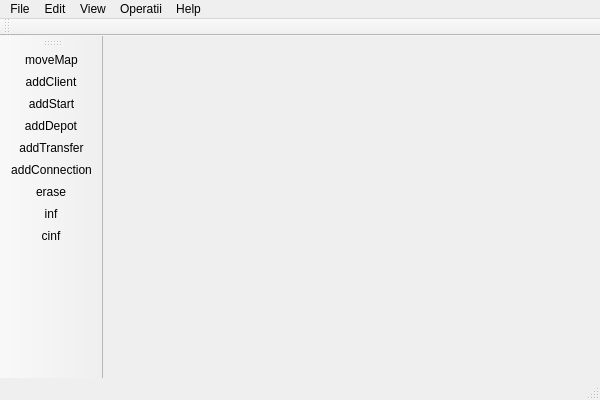
<?xml version="1.0" encoding="UTF-8"?>
<ui version="4.0">
 <class>VRPMapEditorQtClass</class>
 <widget class="QMainWindow" name="VRPMapEditorQtClass">
  <property name="geometry">
   <rect>
    <x>0</x>
    <y>0</y>
    <width>600</width>
    <height>400</height>
   </rect>
  </property>
  <property name="windowTitle">
   <string>VRPMapEditorQt</string>
  </property>
  <widget class="CCentralWidget" name="centralWidget"/>
  <widget class="QMenuBar" name="menuBar">
   <property name="geometry">
    <rect>
     <x>0</x>
     <y>0</y>
     <width>600</width>
     <height>21</height>
    </rect>
   </property>
   <widget class="QMenu" name="menuFile">
    <property name="title">
     <string>File</string>
    </property>
    <addaction name="actionNew"/>
    <addaction name="actionOpen"/>
    <addaction name="actionSave"/>
    <addaction name="actionSave_As"/>
    <addaction name="separator"/>
    <addaction name="actionImport_Xml"/>
   </widget>
   <widget class="QMenu" name="menuEdit">
    <property name="title">
     <string>Edit</string>
    </property>
   </widget>
   <widget class="QMenu" name="menuView">
    <property name="title">
     <string>View</string>
    </property>
   </widget>
   <widget class="QMenu" name="menuOperatii">
    <property name="title">
     <string>Operatii</string>
    </property>
    <addaction name="actionGenereaza_muchii"/>
    <addaction name="actionGenereaza_rute"/>
    <addaction name="actionGaseste_nod"/>
    <addaction name="actionRute_externe"/>
   </widget>
   <widget class="QMenu" name="menuHelp">
    <property name="title">
     <string>Help</string>
    </property>
   </widget>
   <addaction name="menuFile"/>
   <addaction name="menuEdit"/>
   <addaction name="menuView"/>
   <addaction name="menuOperatii"/>
   <addaction name="menuHelp"/>
  </widget>
  <widget class="QToolBar" name="mainToolBar">
   <attribute name="toolBarArea">
    <enum>TopToolBarArea</enum>
   </attribute>
   <attribute name="toolBarBreak">
    <bool>false</bool>
   </attribute>
  </widget>
  <widget class="QStatusBar" name="statusBar"/>
  <widget class="QToolBar" name="toolBar">
   <property name="windowTitle">
    <string>toolBar</string>
   </property>
   <attribute name="toolBarArea">
    <enum>LeftToolBarArea</enum>
   </attribute>
   <attribute name="toolBarBreak">
    <bool>false</bool>
   </attribute>
   <addaction name="actionMoveMap"/>
   <addaction name="actionAddClient"/>
   <addaction name="actionAddStart"/>
   <addaction name="actionAddDepot"/>
   <addaction name="actionAddTransfer"/>
   <addaction name="actionAddConnection"/>
   <addaction name="actionErase"/>
   <addaction name="actionInf"/>
   <addaction name="actionCinf"/>
  </widget>
  <action name="actionNew">
   <property name="text">
    <string>New</string>
   </property>
  </action>
  <action name="actionOpen">
   <property name="text">
    <string>Open...</string>
   </property>
  </action>
  <action name="actionSave">
   <property name="text">
    <string>Save</string>
   </property>
  </action>
  <action name="actionSave_As">
   <property name="text">
    <string>Save As...</string>
   </property>
  </action>
  <action name="actionGenereaza_muchii">
   <property name="text">
    <string>Genereaza muchii</string>
   </property>
  </action>
  <action name="actionGenereaza_rute">
   <property name="text">
    <string>Genereaza rute...</string>
   </property>
  </action>
  <action name="actionGaseste_nod">
   <property name="text">
    <string>Gaseste nod...</string>
   </property>
  </action>
  <action name="actionMoveMap">
   <property name="checkable">
    <bool>true</bool>
   </property>
   <property name="icon">
    <iconset resource="vrpmapeditorqt.qrc">
     <normaloff>:/VRPMapEditorQt/Resources/move.png</normaloff>:/VRPMapEditorQt/Resources/move.png</iconset>
   </property>
   <property name="text">
    <string>moveMap</string>
   </property>
  </action>
  <action name="actionAddClient">
   <property name="checkable">
    <bool>true</bool>
   </property>
   <property name="icon">
    <iconset resource="vrpmapeditorqt.qrc">
     <normaloff>:/VRPMapEditorQt/Resources/client.png</normaloff>:/VRPMapEditorQt/Resources/client.png</iconset>
   </property>
   <property name="text">
    <string>addClient</string>
   </property>
  </action>
  <action name="actionAddStart">
   <property name="checkable">
    <bool>true</bool>
   </property>
   <property name="icon">
    <iconset resource="vrpmapeditorqt.qrc">
     <normaloff>:/VRPMapEditorQt/Resources/start.png</normaloff>:/VRPMapEditorQt/Resources/start.png</iconset>
   </property>
   <property name="text">
    <string>addStart</string>
   </property>
  </action>
  <action name="actionAddDepot">
   <property name="checkable">
    <bool>true</bool>
   </property>
   <property name="icon">
    <iconset resource="vrpmapeditorqt.qrc">
     <normaloff>:/VRPMapEditorQt/Resources/depot.png</normaloff>:/VRPMapEditorQt/Resources/depot.png</iconset>
   </property>
   <property name="text">
    <string>addDepot</string>
   </property>
  </action>
  <action name="actionAddTransfer">
   <property name="checkable">
    <bool>true</bool>
   </property>
   <property name="icon">
    <iconset resource="vrpmapeditorqt.qrc">
     <normaloff>:/VRPMapEditorQt/Resources/transfer.png</normaloff>:/VRPMapEditorQt/Resources/transfer.png</iconset>
   </property>
   <property name="text">
    <string>addTransfer</string>
   </property>
  </action>
  <action name="actionAddConnection">
   <property name="checkable">
    <bool>true</bool>
   </property>
   <property name="icon">
    <iconset resource="vrpmapeditorqt.qrc">
     <normaloff>:/VRPMapEditorQt/Resources/connection.png</normaloff>:/VRPMapEditorQt/Resources/connection.png</iconset>
   </property>
   <property name="text">
    <string>addConnection</string>
   </property>
  </action>
  <action name="actionErase">
   <property name="checkable">
    <bool>true</bool>
   </property>
   <property name="icon">
    <iconset resource="vrpmapeditorqt.qrc">
     <normaloff>:/VRPMapEditorQt/Resources/erase.png</normaloff>:/VRPMapEditorQt/Resources/erase.png</iconset>
   </property>
   <property name="text">
    <string>erase</string>
   </property>
  </action>
  <action name="actionInf">
   <property name="checkable">
    <bool>true</bool>
   </property>
   <property name="icon">
    <iconset resource="vrpmapeditorqt.qrc">
     <normaloff>:/VRPMapEditorQt/Resources/inf.png</normaloff>:/VRPMapEditorQt/Resources/inf.png</iconset>
   </property>
   <property name="text">
    <string>inf</string>
   </property>
  </action>
  <action name="actionCinf">
   <property name="checkable">
    <bool>true</bool>
   </property>
   <property name="icon">
    <iconset resource="vrpmapeditorqt.qrc">
     <normaloff>:/VRPMapEditorQt/Resources/cinf.png</normaloff>:/VRPMapEditorQt/Resources/cinf.png</iconset>
   </property>
   <property name="text">
    <string>cinf</string>
   </property>
  </action>
  <action name="actionImport_Xml">
   <property name="text">
    <string>Import Xml...</string>
   </property>
  </action>
  <action name="actionRute_externe">
   <property name="text">
    <string>Rute externe...</string>
   </property>
  </action>
 </widget>
 <layoutdefault spacing="6" margin="11"/>
 <customwidgets>
  <customwidget>
   <class>CCentralWidget</class>
   <extends>QWidget</extends>
   <header>ccentralwidget.h</header>
   <container>1</container>
  </customwidget>
 </customwidgets>
 <resources>
  <include location="vrpmapeditorqt.qrc"/>
 </resources>
 <connections>
  <connection>
   <sender>toolBar</sender>
   <signal>actionTriggered(QAction*)</signal>
   <receiver>VRPMapEditorQtClass</receiver>
   <slot>ActionTriggered(QAction*)</slot>
   <hints>
    <hint type="sourcelabel">
     <x>16</x>
     <y>55</y>
    </hint>
    <hint type="destinationlabel">
     <x>198</x>
     <y>116</y>
    </hint>
   </hints>
  </connection>
  <connection>
   <sender>menuBar</sender>
   <signal>triggered(QAction*)</signal>
   <receiver>VRPMapEditorQtClass</receiver>
   <slot>ActionTriggered(QAction*)</slot>
   <hints>
    <hint type="sourcelabel">
     <x>16</x>
     <y>9</y>
    </hint>
    <hint type="destinationlabel">
     <x>238</x>
     <y>74</y>
    </hint>
   </hints>
  </connection>
 </connections>
 <slots>
  <slot>ActionTriggered(QAction*)</slot>
 </slots>
</ui>
